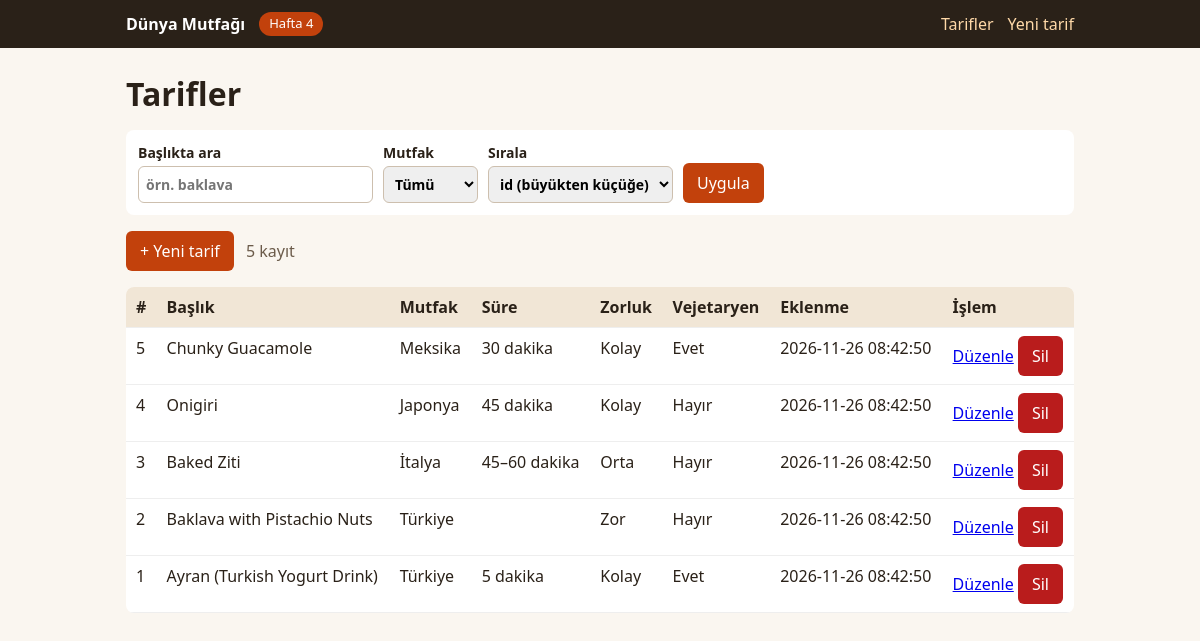
/hafta-4/liste.php, run on the app's committed database.
### tables this page shows
CREATE TABLE tarifler (
  id           INT UNSIGNED NOT NULL AUTO_INCREMENT,
  kullanici_id INT UNSIGNED NOT NULL,
  baslik       VARCHAR(200) NOT NULL,
  mutfak       VARCHAR(80)  NOT NULL,
  giris        TEXT         NULL,
  malzemeler   TEXT         NOT NULL,               
  yapilis      TEXT         NOT NULL,               
  notlar       TEXT         NULL,
  sure         VARCHAR(40)  NULL,
  zorluk       TINYINT UNSIGNED NULL,
  vejetaryen   TINYINT(1)   NOT NULL DEFAULT 0,
  foto_url     VARCHAR(500) NULL,
  foto_yazar   VARCHAR(200) NULL,
  olusturma    TIMESTAMP    NOT NULL DEFAULT CURRENT_TIMESTAMP,
  PRIMARY KEY (id),
  KEY idx_tarif_sahip (kullanici_id),
  KEY idx_tarif_mutfak (mutfak),
  CONSTRAINT fk_tarif_sahip FOREIGN KEY (kullanici_id)
    REFERENCES kullanicilar (id) ON DELETE CASCADE
);

### hafta-4/db.php (called while the page is built, shortened)
<?php
function db(): PDO
{
    static $pdo = null;
    if ($pdo === null) {
        $dsn = 'mysql:host=' . DB_HOST . ';dbname=' . DB_NAME . ';charset=utf8mb4';
        $pdo = new PDO($dsn, DB_USER, DB_PASS, [
            PDO::ATTR_ERRMODE            => PDO::ERRMODE_EXCEPTION,
            PDO::ATTR_DEFAULT_FETCH_MODE => PDO::FETCH_ASSOC,
            PDO::ATTR_EMULATE_PREPARES   => false,
        ]);
    }
    return $pdo;
}

### hafta-4/liste.php (the view, shortened to what this page needs)
<?php
require_once __DIR__ . '/_ortak.php';
$q      = mb_substr(trim((string)($_GET['q'] ?? '')), 0, 100);
$mutfak = mb_substr(trim((string)($_GET['mutfak'] ?? '')), 0, 80);
$sirala = (string)($_GET['sirala'] ?? 'id_azalan');
$kosul = [];
$param = [];
$sql = 'SELECT id, baslik, mutfak, sure, zorluk, vejetaryen, olusturma FROM tarifler'
     . ($kosul ? ' WHERE ' . implode(' AND ', $kosul) : '')
     . ' ORDER BY ' . SIRALAMA[$sirala][1];
$st = db()->prepare($sql);
$st->execute($param);
$tarifler = $st->fetchAll();
$filtreli = ($q !== '' || $mutfak !== '');
echo '<form class="filtre" method="get" action="liste.php">'
   . '<label>Başlıkta ara<input type="search" name="q" maxlength="100" value="' . h($q) . '" placeholder="örn. baklava"></label>'
   . '<label>Mutfak<select name="mutfak"><option value="">Tümü</option>';
echo '</select></label><label>Sırala<select name="sirala">';
foreach (SIRALAMA as $anahtar => [$ad]) {
    echo '<option value="' . h($anahtar) . '"' . ($anahtar === $sirala ? ' selected' : '') . '>' . h($ad) . '</option>';
}
echo '</select></label><button type="submit">Uygula</button>'
   . ($filtreli || $sirala !== 'id_azalan' ? ' <a class="bag" href="liste.php">Temizle</a>' : '')
   . '</form>';
echo '<p><a class="dugme" href="ekle.php">+ Yeni tarif</a> <span class="sayi">' . count($tarifler) . ' kayıt</span></p>';
if (!$tarifler) {
    echo '<div class="mesaj">' . ($filtreli ? 'Aramanıza uygun tarif bulunamadı.' : 'Henüz tarif yok.') . '</div>';
} else {
    echo '<table><thead><tr><th>#</th><th>Başlık</th><th>Mutfak</th><th>Süre</th><th>Zorluk</th><th>Vejetaryen</th><th>Eklenme</th><th>İşlem</th></tr></thead><tbody>';
    foreach ($tarifler as $t) {
        echo '<tr><td>' . (int)$t['id'] . '</td>'
            . '<td>' . h($t['baslik']) . '</td>'
            . '<td>' . h($t['mutfak']) . '</td>'
            . '<td>' . h($t['sure']) . '</td>'
            . '<td>' . h(ZORLUK[(int)$t['zorluk']] ?? '') . '</td>'
            . '<td>' . ($t['vejetaryen'] ? 'Evet' : 'Hayır') . '</td>'
            . '<td>' . h($t['olusturma']) . '</td>'
            . '<td><a href="duzenle.php?id=' . (int)$t['id'] . '">Düzenle</a> '
            . '<form class="satirici" method="post" action="sil.php" onsubmit="return confirm(\'Bu tarif silinsin mi?\')">'
            . '<input type="hidden" name="id" value="' . (int)$t['id'] . '">'
            . '<button class="tehlike" type="submit">Sil</button></form></td></tr>';
    }
    echo '</tbody></table>';
}

### hafta-4/stil.css (style rules this page uses)
* { box-sizing:border-box }
body { margin:0;font:16px/1.5 system-ui,Segoe UI,Arial,sans-serif;background:#faf6f0;color:#2a2118 }
table { width:100%;border-collapse:collapse;background:#fff;border-radius:8px;overflow:hidden }
th,td { padding:8px 10px;border-bottom:1px solid #eee;text-align:left;vertical-align:top }
th { background:#f1e6d6 }
.dugme,button { background:#c2410c;color:#fff;border:0;border-radius:6px;padding:8px 14px;font:inherit;cursor:pointer;text-decoration:none;display:inline-block }
button.tehlike { background:#b91c1c }
.sayi { color:#6b5b4a;margin-left:8px }
.filtre { display:flex;gap:10px;flex-wrap:wrap;align-items:end;background:#fff;padding:12px;border-radius:8px;margin:12px 0 }
.filtre label { font-weight:600;font-size:14px }
.filtre input,.filtre select { display:block;padding:7px;border:1px solid #cdbfae;border-radius:6px;font:inherit;margin-top:3px }
form.satirici { display:inline }

### data on the page
tarifler: id "5", baslik "Chunky Guacamole", mutfak "Meksika", sure "30 dakika", zorluk "Kolay", vejetaryen "Evet", olusturma "2026-11-26 08:42:50"
tarifler: id "4", baslik "Onigiri", mutfak "Japonya", sure "45 dakika", zorluk "Kolay", vejetaryen "Hayır", olusturma "2026-11-26 08:42:50"
tarifler: id "3", baslik "Baked Ziti", mutfak "İtalya", sure "45–60 dakika", zorluk "Orta", vejetaryen "Hayır", olusturma "2026-11-26 08:42:50"
tarifler: id "2", baslik "Baklava with Pistachio Nuts", mutfak "Türkiye", zorluk "Zor", vejetaryen "Hayır", olusturma "2026-11-26 08:42:50"
tarifler: id "1", baslik "Ayran (Turkish Yogurt Drink)", mutfak "Türkiye", sure "5 dakika", zorluk "Kolay", vejetaryen "Evet", olusturma "2026-11-26 08:42:50"

### other printed values
HAFTA "4"
$baslik "Tarifler"
count($tarifler) "5"
form field sirala "id (büyükten küçüğe)"
